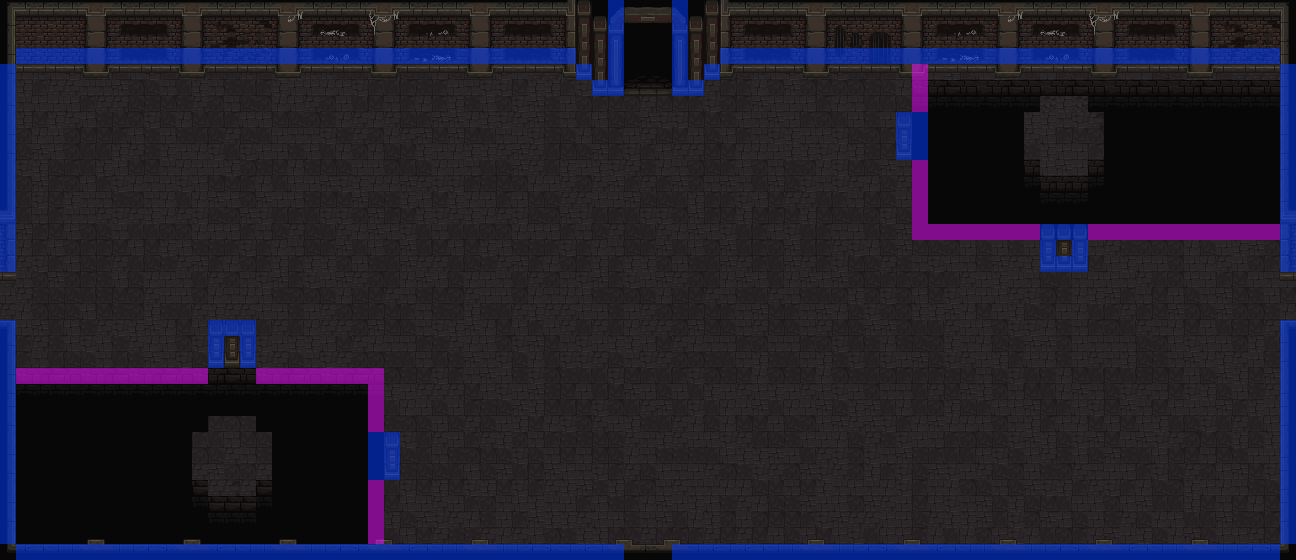

Below is a game level as drawn by its tile map, then a one-line description and the .tmx that defines it (tile-layer data replaced by summaries):
An orthogonal 81x35 tile map with 16x16 px tiles, 5 tile layers (Terra, Terra2, Parets, Porta, ...), 1 hidden layer not drawn, 2 tilesets.

<map version="1.5" tiledversion="1.7.2" orientation="orthogonal" renderorder="right-down" width="81" height="35" tilewidth="16" tileheight="16" infinite="0" nextlayerid="9" nextobjectid="1">
 <tileset firstgid="1" name="Floor1_TileSet" tilewidth="16" tileheight="16" tilecount="2560" columns="64">
  <image source="../Sprites/Maps/RF_Catacombs_v1.0/mainlevbuild.png" width="1024" height="640" />
 </tileset>
 <tileset firstgid="2561" name="Colisions" tilewidth="16" tileheight="16" tilecount="6" columns="6">
  <image source="../Sprites/Maps/Colisions.png" width="96" height="16" />
 </tileset>
 <layer id="2" name="Terra" width="81" height="35">
  <data>[2835 cells, 2823 non-empty, 26 distinct tile ids]</data>
 </layer>
 <layer id="7" name="Terra2" width="81" height="35">
  <data>[2835 cells, 18 non-empty, 7 distinct tile ids]</data>
 </layer>
 <layer id="1" name="Parets" width="81" height="35">
  <data>[2835 cells, 653 non-empty, 208 distinct tile ids]</data>
 </layer>
 <layer id="5" name="Porta" width="81" height="35">
  <data>[2835 cells, 8 non-empty, 8 distinct tile ids]</data>
 </layer>
 <layer id="3" name="Colisions" width="81" height="35" opacity="0.54">
  <data>[2835 cells, 297 non-empty, 2 distinct tile ids]</data>
 </layer>
 <layer id="8" name="Enemics" width="81" height="35" visible="0">
  <data>[2835 cells, 5 non-empty, 2 distinct tile ids]</data>
 </layer>
</map>
